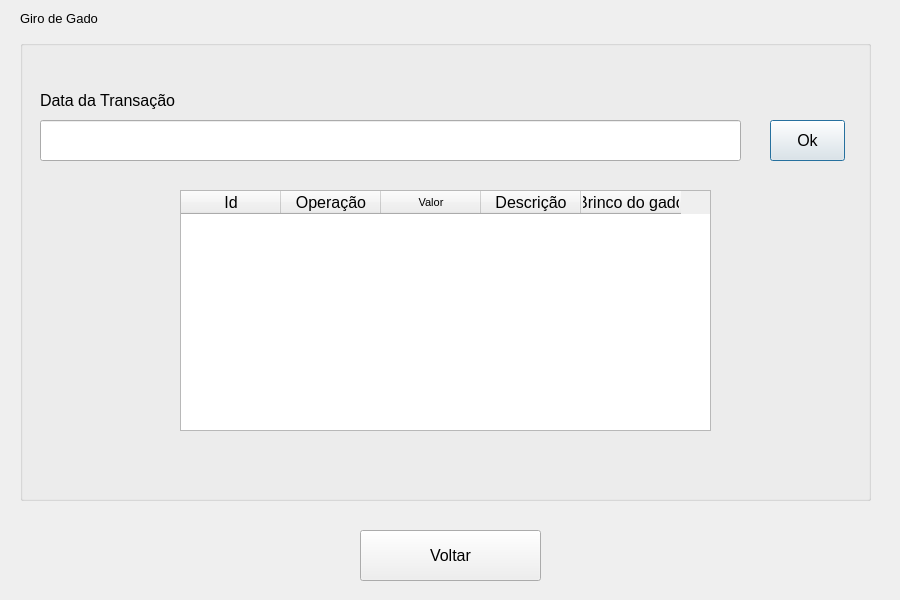
<?xml version="1.0" encoding="UTF-8"?>
<ui version="4.0">
 <class>FinancialConsultScreen</class>
 <widget class="QDialog" name="FinancialConsultScreen">
  <property name="geometry">
   <rect>
    <x>0</x>
    <y>0</y>
    <width>900</width>
    <height>600</height>
   </rect>
  </property>
  <property name="windowTitle">
   <string>Tela de Consulta Financeira</string>
  </property>
  <widget class="QGroupBox" name="groupBox">
   <property name="geometry">
    <rect>
     <x>20</x>
     <y>40</y>
     <width>851</width>
     <height>461</height>
    </rect>
   </property>
   <property name="title">
    <string/>
   </property>
   <widget class="QTableWidget" name="transactionConsultTable">
    <property name="geometry">
     <rect>
      <x>160</x>
      <y>150</y>
      <width>531</width>
      <height>241</height>
     </rect>
    </property>
    <property name="font">
     <font>
      <pointsize>12</pointsize>
     </font>
    </property>
    <column>
     <property name="text">
      <string>Id</string>
     </property>
    </column>
    <column>
     <property name="text">
      <string>Operação</string>
     </property>
    </column>
    <column>
     <property name="text">
      <string>Valor</string>
     </property>
     <property name="font">
      <font>
       <family>MS Shell Dlg 2</family>
       <pointsize>8</pointsize>
      </font>
     </property>
    </column>
    <column>
     <property name="text">
      <string>Descrição</string>
     </property>
    </column>
    <column>
     <property name="text">
      <string>Brinco do gado</string>
     </property>
    </column>
   </widget>
   <widget class="QLineEdit" name="inputTransactionDate">
    <property name="geometry">
     <rect>
      <x>20</x>
      <y>80</y>
      <width>701</width>
      <height>41</height>
     </rect>
    </property>
    <property name="font">
     <font>
      <pointsize>12</pointsize>
     </font>
    </property>
    <property name="text">
     <string/>
    </property>
   </widget>
   <widget class="QLabel" name="labelTransactionDate">
    <property name="geometry">
     <rect>
      <x>20</x>
      <y>50</y>
      <width>221</width>
      <height>21</height>
     </rect>
    </property>
    <property name="font">
     <font>
      <pointsize>12</pointsize>
     </font>
    </property>
    <property name="text">
     <string>Data da Transação</string>
    </property>
   </widget>
   <widget class="QPushButton" name="okButton">
    <property name="geometry">
     <rect>
      <x>750</x>
      <y>80</y>
      <width>75</width>
      <height>41</height>
     </rect>
    </property>
    <property name="font">
     <font>
      <pointsize>12</pointsize>
     </font>
    </property>
    <property name="text">
     <string>Ok</string>
    </property>
   </widget>
  </widget>
  <widget class="QLabel" name="labelTitle">
   <property name="geometry">
    <rect>
     <x>20</x>
     <y>10</y>
     <width>101</width>
     <height>16</height>
    </rect>
   </property>
   <property name="font">
    <font>
     <pointsize>10</pointsize>
    </font>
   </property>
   <property name="text">
    <string>Giro de Gado</string>
   </property>
  </widget>
  <widget class="QPushButton" name="backButton">
   <property name="geometry">
    <rect>
     <x>360</x>
     <y>530</y>
     <width>181</width>
     <height>51</height>
    </rect>
   </property>
   <property name="font">
    <font>
     <pointsize>12</pointsize>
    </font>
   </property>
   <property name="text">
    <string>Voltar</string>
   </property>
  </widget>
 </widget>
 <resources/>
 <connections/>
</ui>
